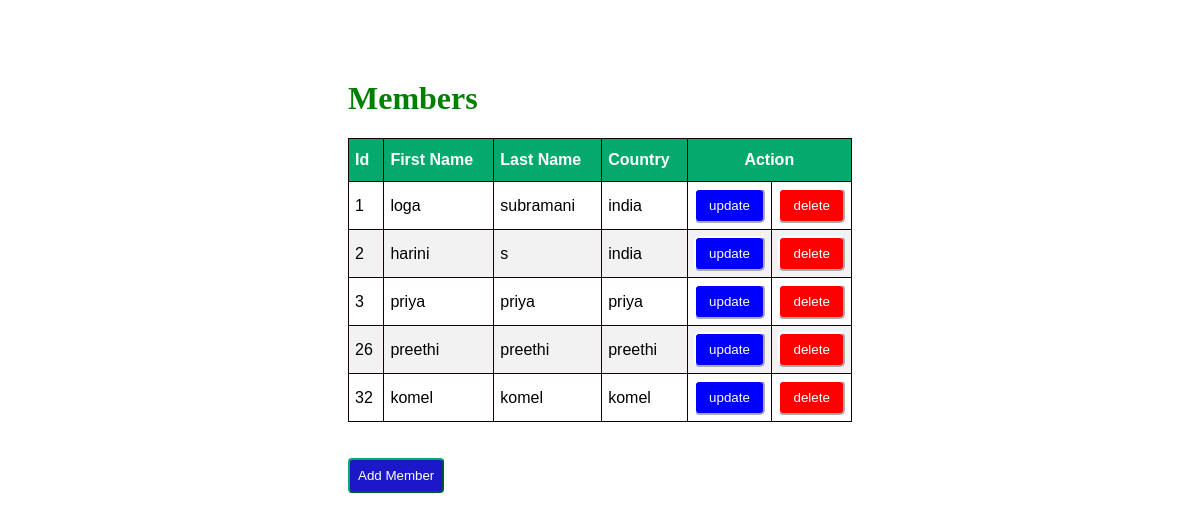
Before: /index/ with the older database file.
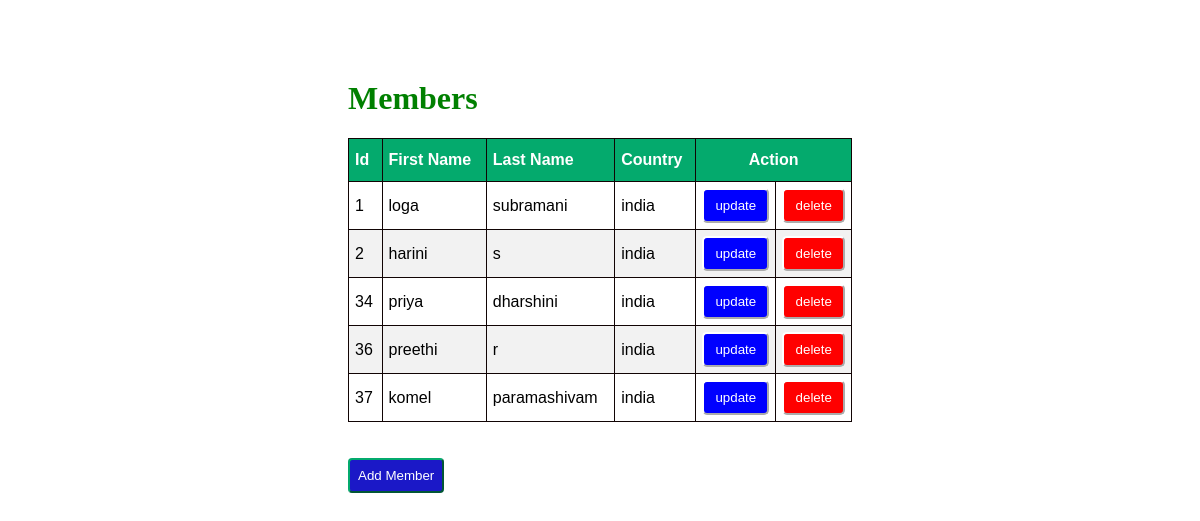
After: the same page with the newer database file.
### myapp/models.py (models this page shows)
class Member(models.Model):
    firstname=models.CharField(max_length=100)
    lastname=models.CharField(max_length=100)
    country=models.CharField(max_length=100)

### myapp/views.py (the view)
# urls.py: path('index/', views.index,name='index'),
def index(request):
    mem=Member.objects.all()
    return render(request, "myapp/index.html",{'mem':mem})

### myapp/templates/myapp/index.html (shortened to what this page needs)
<!DOCTYPE html>
<html lang="en">
<head>
</head>
{% load static %}
<link rel="stylesheet" href="{% static 'style.css' %}">
<body>
    <div class="container">
        <h1>Members</h1>
        <table id="customers" border="1">
            <thead>
                <th>Id</th>
                <th>First Name</th>
                <th>Last Name</th>
                <th>Country</th>
                <th colspan="2" id="mid">Action</th>
            </thead>
            {% for x in mem %}
            <tr>
                <td>{{x.id}}</td>
                <td>{{x.firstname}}</td>
                <td>{{x.lastname}}</td>
                <td>{{x.country}}</td>
                    <td>
                        <a href="{% url 'update' x.id %}"><button id="up">update</button></a>
                    </td>
                <td>
                    <a href="{% url 'delete' x.id %}"><button id="del">delete</button></a>
                </td>
            </tr>
            {% endfor %}
        </table>
        <br><br>
        <a href="{% url 'add' %}"><button id="new3">Add Member</button></a>
    </div>
</body>
</html>

### myapp/static/style.css (style rules this page uses)
.container { margin: 80px 240px 60px 240px; padding: 0px 100px 100px 100px; }
#customers { font-family: Arial, Helvetica, sans-serif; border-collapse: collapse; width: 100%; }
#customers td, #customers th { border: 1px solid rgb(17, 4, 4); padding: 6px; }
#customers tr:nth-child(even) { background-color: #f2f2f2; }
#customers th { padding-top: 12px; padding-bottom: 12px; text-align: left; background-color: #04AA6D; color: white; }
#customers #mid { text-align: center; }
#customers #up { background-color: blue; border-color: white; border-radius: 5px; padding: 8px; color: white; }
#customers #del { background-color: red; border-color: white; border-radius: 5px; padding: 8px; color: white; }
#customers button { width: 100%; }
h1 { color: green; }
.container #new3 { padding: 8px; background-color: rgb(27, 24, 199); color: white; border-radius: 4px; border-color: #04AA6D; }

Changed rows visible on the page:
removed Member: id "3", firstname "priya", lastname "priya", country "priya"
removed Member: id "26", firstname "preethi", lastname "preethi", country "preethi"
removed Member: id "32", firstname "komel", lastname "komel", country "komel"
added Member: id "34", firstname "priya", lastname "dharshini", country "india"
added Member: id "36", firstname "preethi", lastname "r", country "india"
added Member: id "37", firstname "komel", lastname "paramashivam", country "india"
